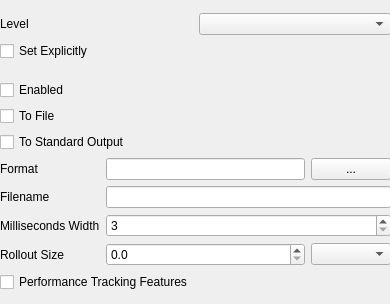
<?xml version="1.0" encoding="UTF-8"?>
<ui version="4.0">
 <class>ConfigurationChooser</class>
 <widget class="QWidget" name="ConfigurationChooser">
  <property name="geometry">
   <rect>
    <x>0</x>
    <y>0</y>
    <width>390</width>
    <height>304</height>
   </rect>
  </property>
  <property name="windowTitle">
   <string>Form</string>
  </property>
  <widget class="QWidget" name="verticalLayoutWidget">
   <property name="geometry">
    <rect>
     <x>0</x>
     <y>0</y>
     <width>391</width>
     <height>305</height>
    </rect>
   </property>
   <layout class="QVBoxLayout" name="verticalLayout">
    <item>
     <layout class="QGridLayout" name="gridLayout_2">
      <item row="0" column="0">
       <widget class="QLabel" name="label">
        <property name="text">
         <string>Level</string>
        </property>
       </widget>
      </item>
      <item row="0" column="1">
       <widget class="QComboBox" name="cboLevel"/>
      </item>
      <item row="1" column="0" colspan="2">
       <widget class="QCheckBox" name="chkSetExplicitly">
        <property name="text">
         <string>Set Explicitly</string>
        </property>
       </widget>
      </item>
     </layout>
    </item>
    <item>
     <layout class="QGridLayout" name="gridLayout">
      <item row="5" column="0">
       <widget class="QLabel" name="label_4">
        <property name="text">
         <string>Milliseconds Width</string>
        </property>
       </widget>
      </item>
      <item row="3" column="0">
       <widget class="QLabel" name="label_2">
        <property name="text">
         <string>Format</string>
        </property>
       </widget>
      </item>
      <item row="4" column="0">
       <widget class="QLabel" name="label_3">
        <property name="text">
         <string>Filename</string>
        </property>
       </widget>
      </item>
      <item row="6" column="0">
       <widget class="QLabel" name="label_5">
        <property name="text">
         <string>Rollout Size</string>
        </property>
       </widget>
      </item>
      <item row="3" column="1" colspan="3">
       <widget class="QLineEdit" name="txtFormat"/>
      </item>
      <item row="3" column="4">
       <widget class="QPushButton" name="buttonBuildFormat">
        <property name="toolTip">
         <string>Build format...</string>
        </property>
        <property name="text">
         <string>...</string>
        </property>
       </widget>
      </item>
      <item row="2" column="0" colspan="5">
       <widget class="QCheckBox" name="chkToStandardOutput">
        <property name="text">
         <string>To Standard Output</string>
        </property>
       </widget>
      </item>
      <item row="1" column="0" colspan="5">
       <widget class="QCheckBox" name="chkToFile">
        <property name="text">
         <string>To File</string>
        </property>
       </widget>
      </item>
      <item row="0" column="0" colspan="5">
       <widget class="QCheckBox" name="chkEnabled">
        <property name="text">
         <string>Enabled</string>
        </property>
       </widget>
      </item>
      <item row="4" column="1" colspan="4">
       <widget class="QLineEdit" name="txtFilename"/>
      </item>
      <item row="5" column="1" colspan="4">
       <widget class="QSpinBox" name="spnMillisecondsWidth">
        <property name="minimum">
         <number>3</number>
        </property>
        <property name="maximum">
         <number>6</number>
        </property>
       </widget>
      </item>
      <item row="6" column="4">
       <widget class="QComboBox" name="cboRollOutSizeUnit"/>
      </item>
      <item row="6" column="1" colspan="3">
       <widget class="QDoubleSpinBox" name="spnRollOutSize">
        <property name="decimals">
         <number>1</number>
        </property>
        <property name="maximum">
         <double>264375895.000000000000000</double>
        </property>
       </widget>
      </item>
      <item row="7" column="0" colspan="5">
       <widget class="QCheckBox" name="chkPerformanceTracking">
        <property name="text">
         <string>Performance Tracking Features</string>
        </property>
       </widget>
      </item>
     </layout>
    </item>
   </layout>
  </widget>
 </widget>
 <resources/>
 <connections/>
</ui>
